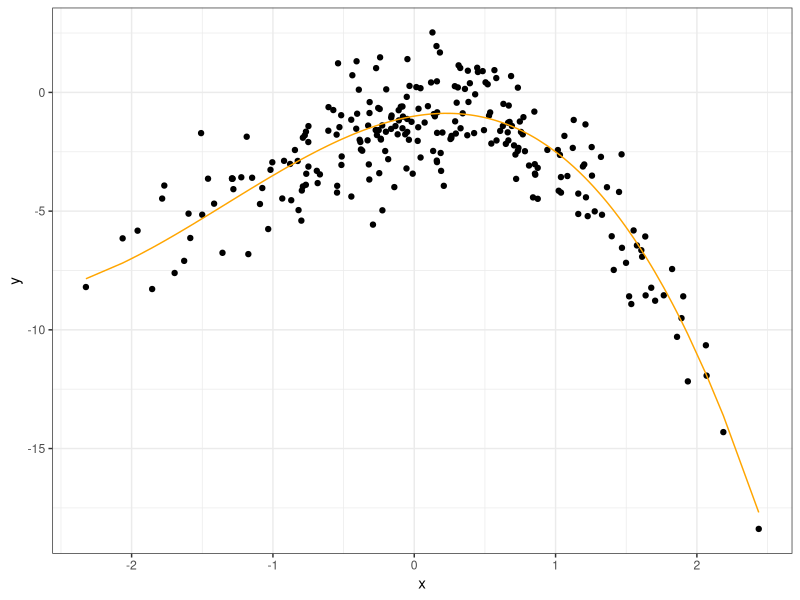

Source code (R):
# 
library(tidyverse)
library(splines)

set.seed(1999)
n = 250
x=rnorm(n,0,1)
u=rnorm(n,0,1.5)
form = -1+(-0.5*x^3)+(-2*x^2)+x
y=form+u
ytruth = form

dat = tibble(x, y)
        
dat %>% ggplot(aes(x=x,
                   y=y))+
        geom_point()+
        theme_bw() +
        geom_line(data = tibble(x, ytruth),
                  aes(x=x,
                      y=ytruth),
                  color = 'orange')

library(patchwork)
library(splines)

plot_smoother <- function(deg_free) {
        dat %>% ggplot(aes(x=x,
                           y=y))+
                geom_point(alpha = 0.5)+
                theme_bw() +
                geom_smooth(
                        method = lm,
                        formula = y ~ ns(x, df = deg_free),
                        color = "blue",
                        se = FALSE
                ) +
                labs(title = paste(deg_free, "Spline Terms"))+
                geom_line(data = tibble(x, ytruth),
                          aes(x=x,
                              y=ytruth),
                          color = 'orange')
        
}

plot = ( plot_smoother(1)+ggtitle("Linear") + plot_smoother(3)+ plot_smoother(100) )
